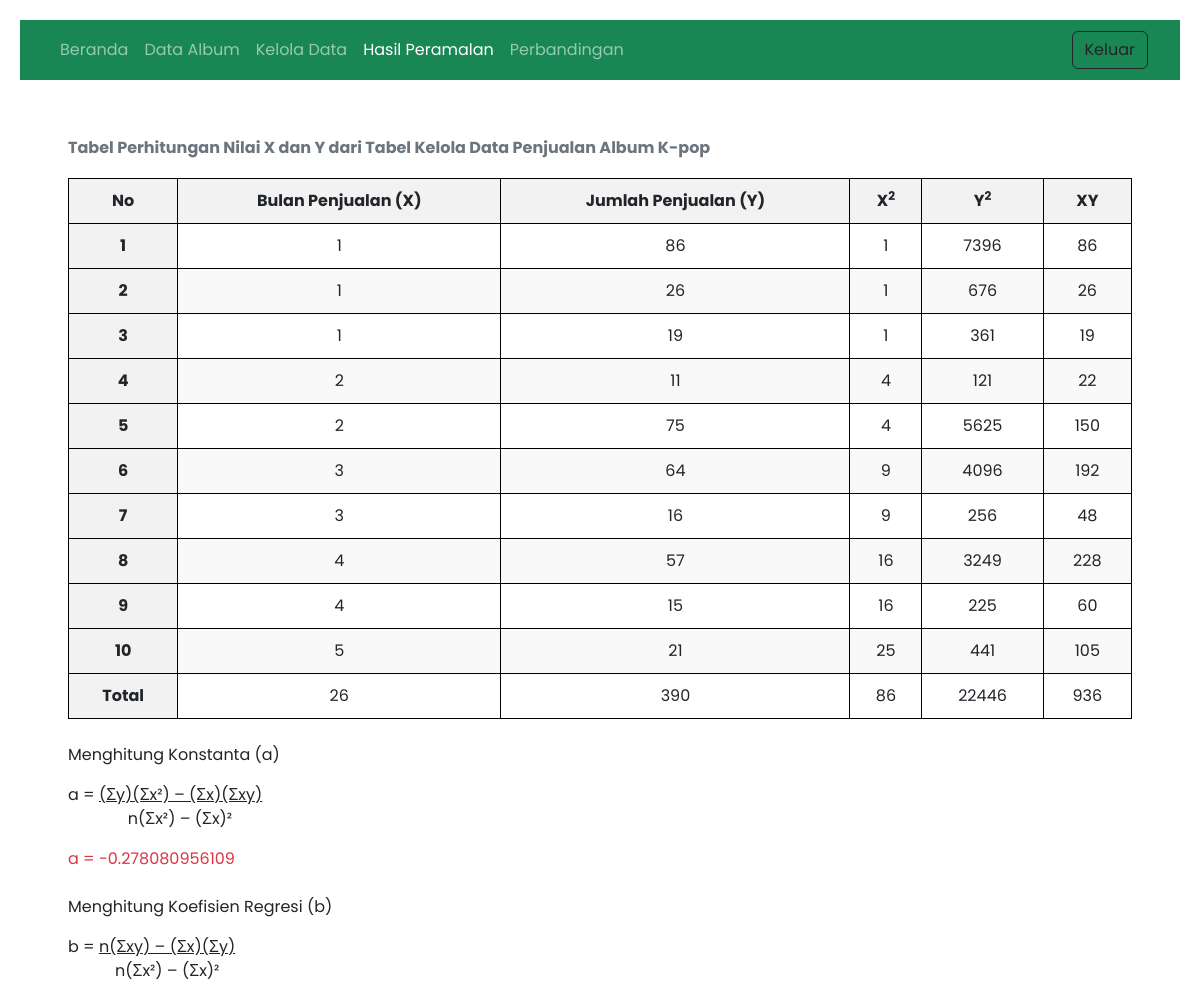
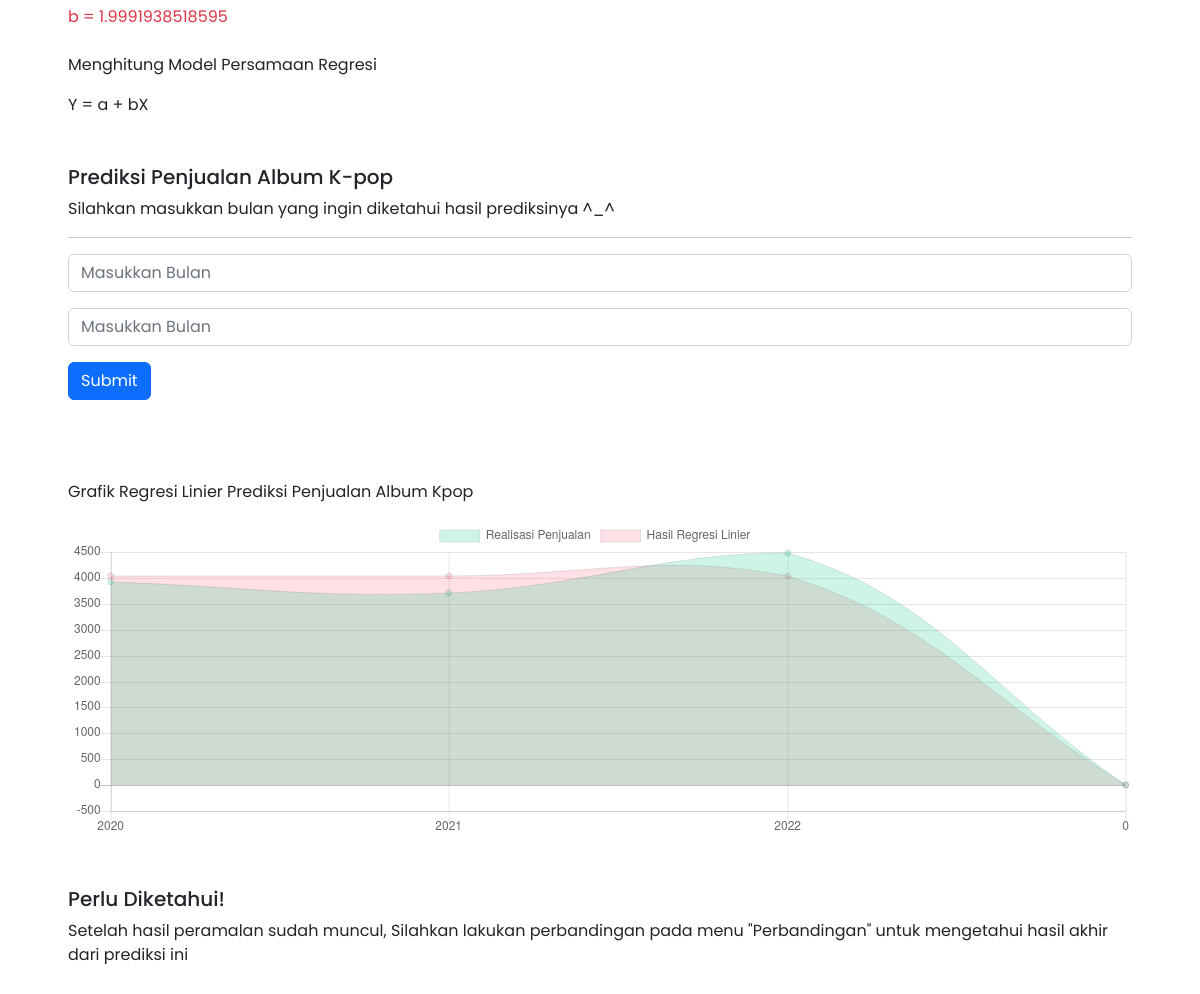
Screenshot of /hasil-peramalan.php (signed in) with the database file from the repository (2 pictures, top to bottom).
### tables this page shows
CREATE TABLE `sales` (
  `id` int(11) NOT NULL,
  `bulan_penjualan` varchar(50) NOT NULL,
  `jumlah_penjualan` varchar(50) NOT NULL
);

### libraries/RegresiLinier.php (called while the page is built, shortened)
<?php
Class RegresiLinier{
    public  $x,
            $y,
            $n,
            $x2,
            $y2,
            $xy,
            $a,
            $b,
            $all;
    public function __construct($x=null, $y=null){
        if(!is_null($x) && !is_null($y)){
            $this->x = $x;
            $this->y = $y;
        }
    }
    public function compute(){
        if(is_array($this->x) && is_array($this->y)){
            if(count($this->x) == count($this->y)){
                $this->n  = count($this->x);
            }
            else{
                throw new Exception('Jumlah data variabel X dan Y harus sama');
            }
        }
        else{
            throw new Exception('Variabel X atau Y belum didefinisikan');
        }
    }
    public function prepare_calculation(){
        $this->x2 = array_map(function($n){
            return $n * $n;
        }, $this->x);
        $this->y2 = array_map(function($n){
            return $n * $n;
        }, $this->y);
        for($i=0; $i<$this->n; $i++){
            $this->xy[$i] = $this->x[$i] * $this->y[$i];
        }
    }
    public function ab(){
        $a = ((array_sum($this->y) * array_sum($this->x2)) - (array_sum($this->x) * array_sum($this->xy))) / (($this->n * array_sum($this->x2)) - (array_sum($this->x) * array_sum($this->x)));
        $this->a = $a;
        $b = (($this->n * array_sum($this->xy)) - (array_sum($this->x) * array_sum($this->y))) / (($this->n * array_sum($this->x2)) - (array_sum($this->x) * array_sum($this->x)));
        $this->b = $b;
    }
    public function forecast($xfore){
        $y = $this->a + ($this->b * $xfore);
        return $y;
    }
    public function linear_regression(){
        $n = 0;
    }
}

### hasil-peramalan.php (the view, shortened to what this page needs)
<?php
require ('libraries/RegresiLinier.php');
$connect = openConnection();
if($tahun = mysqli_query($connect,'select tahun_penerimaan,jumlah_pendaftar from pmb')){
  $arrayTahun = array();
  $arrayJumlah = array();
  while($obj = mysqli_fetch_object($tahun)){
    array_push($arrayTahun,$obj->tahun_penerimaan);
    array_push($arrayJumlah,$obj->jumlah_pendaftar);
  }
}
$regresi = new RegresiLinier($arrayTahun, $arrayJumlah);
?>
<!DOCTYPE html>
<html lang="en">
<head>
    <link rel="stylesheet" href="https://cdnjs.cloudflare.com/ajax/libs/bootstrap/5.2.3/css/bootstrap.min.css" />
    <link rel="stylesheet" type="text/css" href="css/style2.css">
</head>
<body>
  <nav class="navbar navbar-expand-lg navbar-dark bg-success text-dark">
    <div class="container-fluid">
    <button class="navbar-toggler" type="button" data-bs-toggle="collapse" data-bs-target="#navbarNav" aria-controls="navbarNav" aria-expanded="false" aria-label="Toggle navigation">
      <div class="collapse navbar-collapse" id="navbarNav">
        <ul class="navbar-nav">
          <li class="nav-item">
            <a class="nav-link" aria-current="page" href="dashboard.php">Beranda</a>
          </li>
          <li class="nav-item">
            <a class="nav-link" href="create-album.php">Data Album</a>
          </li>
          <li class="nav-item">
            <a class="nav-link" href="create-data.php">Kelola Data</a>
          </li>
          <li class="nav-item">
            <a class="nav-link active" href="hasil-peramalan.php">Hasil Peramalan</a>
          </li>
          <li class="nav-item">
            <a class="nav-link" href="perbandingan.php">Perbandingan</a>
          </li>
        </ul>
      </div>
      <a class="btn btn-outline-dark" href="logout.php" role="button">Keluar</a>
    </div>
  </nav>
  <div class="jumbotron m-5">
  <table class="table caption-top">
  <caption>Tabel Perhitungan Nilai X dan Y dari Tabel Kelola Data Penjualan Album K-pop</caption>
      <thead>
        <tr>
          <th scope="col">No</th>
          <th scope="col">Bulan Penjualan (X)</th>
          <th scope="col">Jumlah Penjualan (Y)</th>
          <th scope="col">X<sup>2</sup></th>
          <th scope="col">Y<sup>2</sup></th>
          <th scope="col">XY</th>
        </tr>
      </thead>
      <tbody>
        <?php
            $query = mysqli_query($connect,"select * from sales order by bulan_penjualan asc");
            $i = 1;
            while($obj = mysqli_fetch_object($query)) {
              ?>
              <tr>
                <th scope="row"><?php echo $i++ ?></th>
                <td><?php echo $obj->bulan_penjualan ?></td>
                <td><?php echo $obj->jumlah_penjualan ?></td>
                <td><?php echo ($obj->bulan_penjualan * $obj->bulan_penjualan)  ?></td>
                <td><?php echo ($obj->jumlah_penjualan * $obj->jumlah_penjualan) ?></td>
                <td><?php echo ($obj->bulan_penjualan * $obj->jumlah_penjualan) ?></td>
              </tr>
        <?php } ?>
      </tbody>
      <tfoot>
        <tr>
          <th scope="row">Total</th>
          <td></td>
          <td></td>
          <td></td>
          <td></td>
          <td></td>
        </tr>
      </tfoot>
    </table>
    <div class="mt-4">
      <p>Menghitung Konstanta (a)</p>
      <p>a = <u>(Σy)(Σx²) – (Σx)(Σxy)</u> <br> &nbsp;&nbsp;&nbsp;&nbsp;&nbsp;&nbsp;&nbsp;&nbsp;&nbsp;&nbsp;&nbsp;&nbsp;&nbsp;&nbsp;n(Σx²) – (Σx)²</p>
      <p class="text-danger">a = <?php echo $regresi->a; ?></p>
    </div>
    <div class="mt-4">
      <p>Menghitung Koefisien Regresi (b)</p>
      <p>b = <u>n(Σxy) – (Σx)(Σy)</u><br> &nbsp;&nbsp;&nbsp;&nbsp;&nbsp;&nbsp;&nbsp;&nbsp;&nbsp;&nbsp; n(Σx²) – (Σx)²</p>
      <p class="text-danger">b = <?php echo $regresi->b; ?></p>
    </div>
    <div class="mt-4">
      <p>Menghitung Model Persamaan Regresi</p>
      <p>Y = a + bX</p>
    </div>
    <?php if(isset($_POST['tahun']) && isset($_POST['tahun2'])) { ?>
    <div class="mt-5">
      <h2>Hasil Peramalan Bulan <?php echo $_POST['tahun']; ?> - <?php echo $_POST['tahun2']; ?></h2>
      <hr>
      <p>Bulan &nbsp;&nbsp;&nbsp;Hasil Peramalan</p>
      <?php
        $arraytahun = array();
        $arrayforecasting = array();
        $tahun1 = $_POST['tahun'];
        $tahun2 = $_POST['tahun2'];
        for($i=$tahun1; $i <= $tahun2; $i++) {
          array_push($arraytahun, $i);
          array_push($arrayforecasting, $regresi->forecast($i));
          echo $i;
          echo " &nbsp; &nbsp; &nbsp;&nbsp;";
          echo round($regresi->forecast($i))." (".$regresi->forecast($i).")";
          echo "<br>";
        }
      ?>
    </div>
    <div class="jumbotron mt-5">
      <br>
      <p>Grafik Regresi Linier Peramalan Penjualan Album Kpop</p>
      <canvas id="graph" width=500 height="150"></canvas>
      <script>
          ctx = document.getElementById('graph');
          var chart = new Chart(ctx, {
              type : 'line',
              data: {
                  labels: [<?=implode(",",$arrayTahun)?>],
                  datasets: [
                      {
                      label: 'Hasil Regresi Linier',
                      data: [<?=implode(",", $arrayforecasting)?>],
                      backgroundColor: 'rgba(255, 99, 132, 0.2)',
                      borderWidth: 1
                      },
                  ]
              }
          });
      </script>
    </div>
    <?php } else { ?>
    <div class="mt-5">
      <h5>Prediksi Penjualan Album K-pop</h5>
      <p>Silahkan masukkan bulan yang ingin diketahui hasil prediksinya ^_^</p>
      <hr>
      <form class="form-inline" action="hasil-peramalan.php" method="POST">
        <input type="number" class="form-control mb-3 mr-sm-2" id="inlineFormInputName2" name="tahun" placeholder="Masukkan Bulan " required>
        <input type="number" class="form-control mb-3 mr-sm-2" id="inlineFormInputName2" name="tahun2" placeholder="Masukkan Bulan" required>
        <button type="submit" class="btn btn-primary mb-2">Submit</button>
      </form>
    </div>
    <div class="jumbotron mt-5">
      <br>
      <p>Grafik Regresi Linier Prediksi Penjualan Album Kpop</p>
      <canvas id="graph" width=500 height="150"></canvas>
      <script>
          ctx = document.getElementById('graph');
          var chart = new Chart(ctx, {
              type : 'line',
              data: {
                  labels: [<?=implode(",",$arrayTahun)?>],
                  datasets: [
                      {
                      label: 'Realisasi Penjualan',
                      data: [<?=implode(",", $arrayJumlah)?>],
                      backgroundColor: 'rgba(12, 199, 132, 0.2)',
                      borderWidth: 1
                      },
                      {
                      label: 'Hasil Regresi Linier',
                      data: [<?=implode(",", $regresi->all)?>],
                      backgroundColor: 'rgba(255, 99, 132, 0.2)',
                      borderWidth: 1
                      },
                  ]
              }
          });
      </script>
    </div>
    <?php } ?>
    <div class="mt-5">
      <h5>Perlu Diketahui!</h5>
      <p>Setelah hasil peramalan sudah muncul, Silahkan lakukan perbandingan pada menu "Perbandingan" untuk mengetahui hasil akhir dari prediksi ini</p>
     </div>
  </div>
</body>
</html>

### css/style2.css (style rules this page uses)
* { margin: 0; padding: 0; box-sizing: border-box; font-family: 'Poppins', sans-serif; }
body { font-family: Arial, sans-serif; margin: 0; padding: 0; box-sizing: border-box; padding: 20px; }
.navbar { background-color: #f8f9fa; padding: 10px 20px; margin-bottom: 20px; }
.table { width: 100%; border-collapse: collapse; margin: 20px 0; }
.table caption { caption-side: top; font-weight: bold; margin-bottom: 10px; }
.table th, .table td { border: 1px solid #000; padding: 10px; text-align: center; }
.table th { background-color: #f2f2f2; }
.table tbody tr:nth-child(even) { background-color: #f9f9f9; }

### rows the page displays
sales: bulan_penjualan "1", jumlah_penjualan "86", $obj->bulan_penjualan*$obj->bulan_penjualan "1", $obj->jumlah_penjualan*$obj->jumlah_penjualan "7396", $obj->bulan_penjualan*$obj->jumlah_penjualan "86"
sales: bulan_penjualan "1", jumlah_penjualan "26", $obj->bulan_penjualan*$obj->bulan_penjualan "1", $obj->jumlah_penjualan*$obj->jumlah_penjualan "676", $obj->bulan_penjualan*$obj->jumlah_penjualan "26"
sales: bulan_penjualan "1", jumlah_penjualan "19", $obj->bulan_penjualan*$obj->bulan_penjualan "1", $obj->jumlah_penjualan*$obj->jumlah_penjualan "361", $obj->bulan_penjualan*$obj->jumlah_penjualan "19"
sales: bulan_penjualan "2", jumlah_penjualan "11", $obj->bulan_penjualan*$obj->bulan_penjualan "4", $obj->jumlah_penjualan*$obj->jumlah_penjualan "121", $obj->bulan_penjualan * $obj->jumlah_penjualan "22"
sales: bulan_penjualan "2", jumlah_penjualan "75", $obj->bulan_penjualan*$obj->bulan_penjualan "4", $obj->jumlah_penjualan*$obj->jumlah_penjualan "5625", $obj->bulan_penjualan * $obj->jumlah_penjualan "150"
sales: bulan_penjualan "3", jumlah_penjualan "64", $obj->bulan_penjualan*$obj->bulan_penjualan "9", $obj->jumlah_penjualan*$obj->jumlah_penjualan "4096", $obj->bulan_penjualan * $obj->jumlah_penjualan "192"
sales: bulan_penjualan "3", jumlah_penjualan "16", $obj->bulan_penjualan*$obj->bulan_penjualan "9", $obj->jumlah_penjualan*$obj->jumlah_penjualan "256", $obj->bulan_penjualan * $obj->jumlah_penjualan "48"
sales: bulan_penjualan "4", jumlah_penjualan "57", $obj->bulan_penjualan*$obj->bulan_penjualan "16", $obj->jumlah_penjualan*$obj->jumlah_penjualan "3249", $obj->bulan_penjualan * $obj->jumlah_penjualan "228"
sales: bulan_penjualan "4", jumlah_penjualan "15", $obj->bulan_penjualan*$obj->bulan_penjualan "16", $obj->jumlah_penjualan*$obj->jumlah_penjualan "225", $obj->bulan_penjualan * $obj->jumlah_penjualan "60"
sales: bulan_penjualan "5", jumlah_penjualan "21", $obj->bulan_penjualan*$obj->bulan_penjualan "25", $obj->jumlah_penjualan*$obj->jumlah_penjualan "441", $obj->bulan_penjualan * $obj->jumlah_penjualan "105"

### other values shown
$regresi->a "-0.278080956109"
$regresi->b "1.9991938518595"
chart data {{ implode(",",$arrayTahun) }} 2020,2021,2022,0000
chart data {{ implode(",", $arrayJumlah) }} 3921,3712,4487,0
chart data {{ implode(",", $regresi->all) }} 4038.0934998002,4040.092693652,4042.0918875039,-0.278080956109
